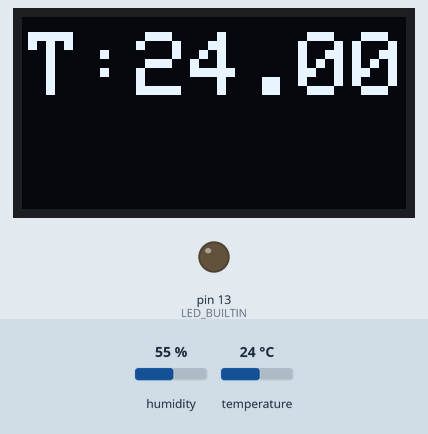
This sketch was run on a simulated Arduino Uno, built with avr-gcc and run on an emulated ATmega328P. Parts: 128×64 one-colour display, output pins drawn as LEDs (lit = HIGH). The inputs (shaded band) are chosen by the test bench; at power-on: humidity 55 %, temperature 24 °C. The display library's start-up logo is not drawn; what the sketch prints to the serial monitor is not drawn.

Above: at 3.2 s.
3.3 s: humidity set to 22 %
At 8.2 s:
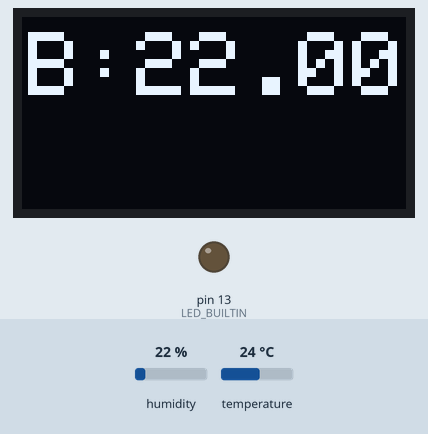
17.3 s: temperature set to 12 °C
At 23.7 s:
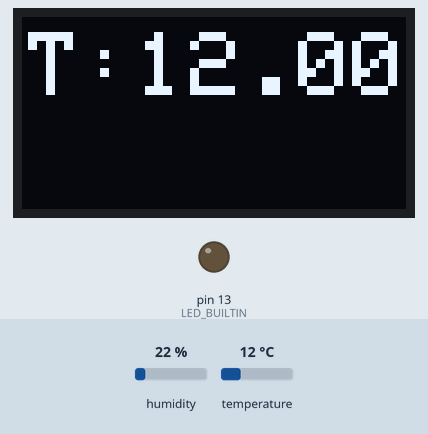
28.8 s: humidity set to 40 %
At 38.0 s:
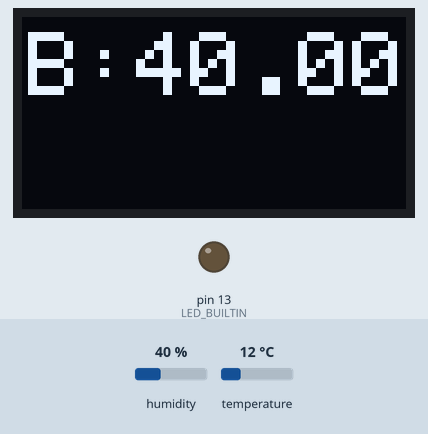
42.8 s: temperature set to 19 °C
At 53.5 s:
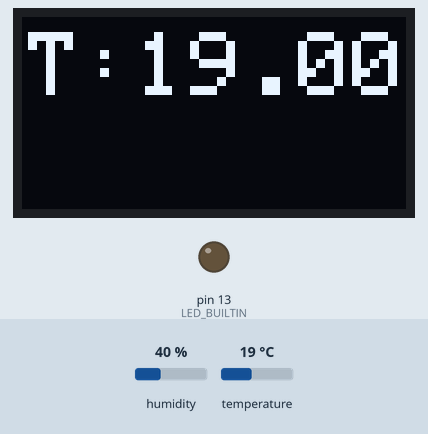
Timing chart, 0 to 55.0 s (numbered marks = the images above; inputs shaded):
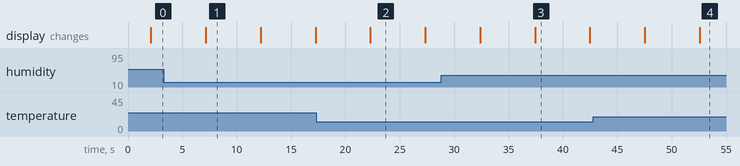

The sketch:

Gradusnic_project.ino
```cpp
#include <SPI.h>
#include <Wire.h>
#include <Adafruit_GFX.h>
#include <Adafruit_SSD1306.h>
#include "Adafruit_Sensor.h"
#include "Adafruit_AM2320.h"


Adafruit_AM2320 am2320 = Adafruit_AM2320();

#define OLED_RESET 4
Adafruit_SSD1306 display(OLED_RESET);


void setup() {
 Serial.begin(9600);
  while (!Serial) {
    delay(10);
  }

  Serial.println("Adafruit AM2320 Basic Test");
  am2320.begin();

  display.begin(SSD1306_SWITCHCAPVCC, 0x3C);
  display.display();
  delay(2000);
pinMode(LED_BUILTIN, OUTPUT);

}

void loop() {
   // turn the LED on (HIGH is the voltage level)
  display.clearDisplay();
  // text display tests
  display.setTextSize(3);
  display.setTextColor(WHITE);
  display.setCursor(2,5);
  display.print("T:");
  display.println(am2320.readTemperature());
  display.display();
  delay(5000);

  display.clearDisplay();
  display.setTextSize(3);
  display.setTextColor(WHITE);
  display.setCursor(2,5);
  display.print("B:");
  display.println(am2320.readHumidity());
  display.display();
  delay(5000);
}
```

Measured:
- after the input at 3.3 s, the display: changes after 3.9 s (image 1)
- after the input at 17.3 s, the display: changes after 5.0 s (image 2)
- after the input at 28.8 s, the display: first differs from a run without the input after 8.6 s (image 3)
- after the input at 42.8 s, the display: first differs from a run without the input after 9.8 s (image 4)
- what the display in image 1 shows lasts 5.0 s, from 7.2 s to 12.2 s
